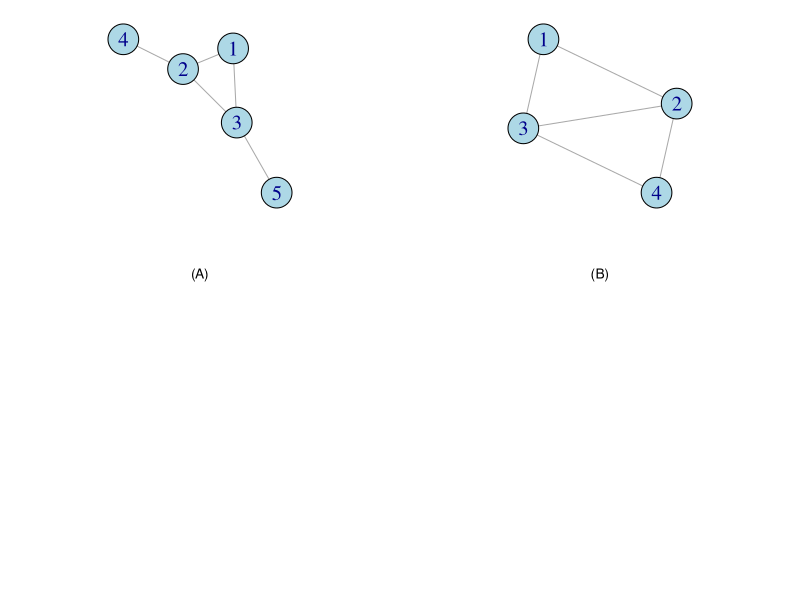

This chart was generated by the following R code:
## ---- chunk 1
summary(cars)
library(igraph)
par(mar=c(5.1,1,1,1), mfrow = c(2,2))
plot(make_graph("Bull"), 
     vertex.color = "lightblue", 
     vertex.size = 40, 
     vertex.label.cex = 1.5,
     xlab = "(A)")
plot(make_graph("Diamond"), 
     vertex.color = "lightblue", 
     vertex.size = 40, 
     vertex.label.cex = 1.5,
     xlab = "(B)")
